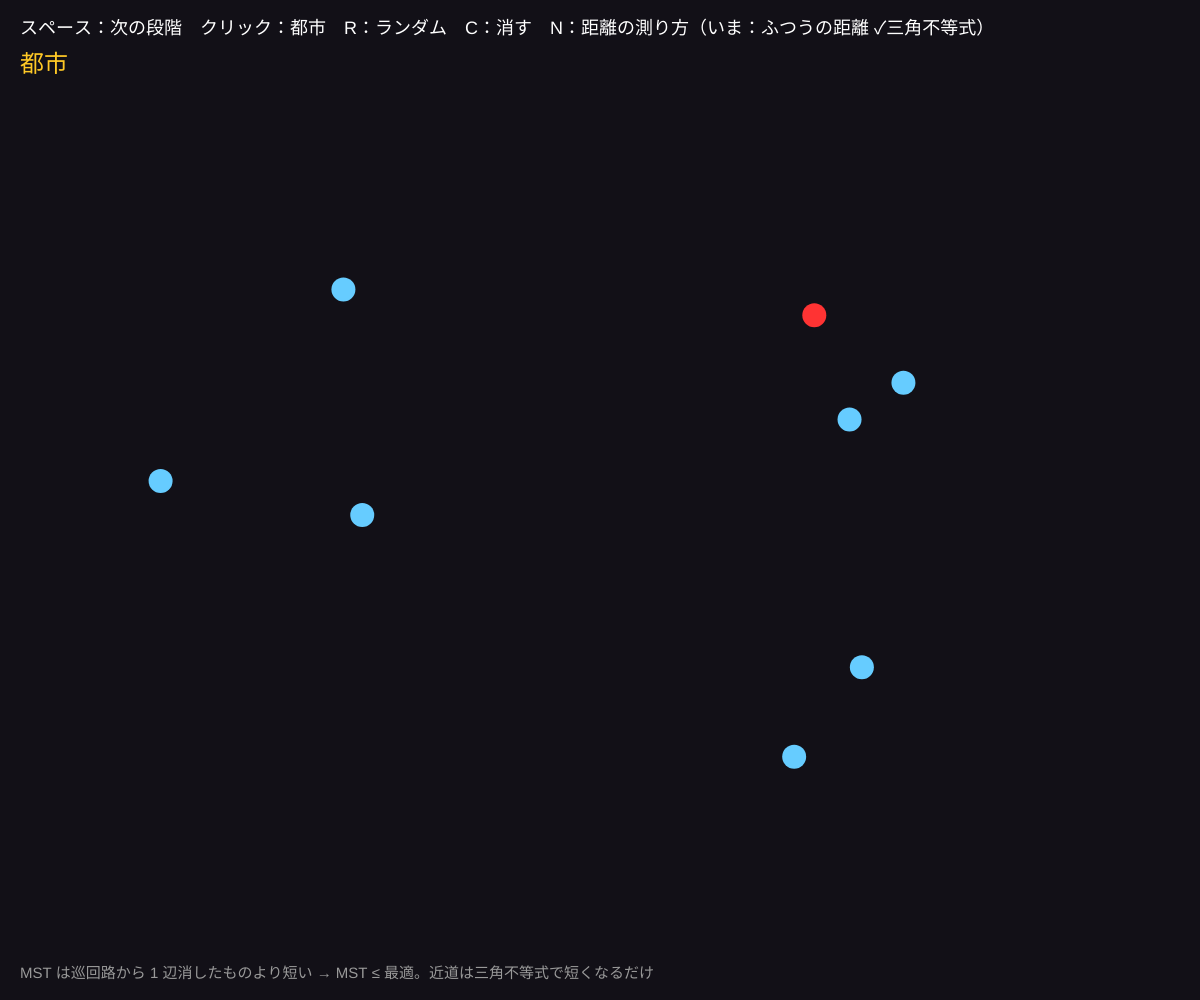
Frame 1 (no input)
Frame 60 (no input): identical to frame 1, image omitted
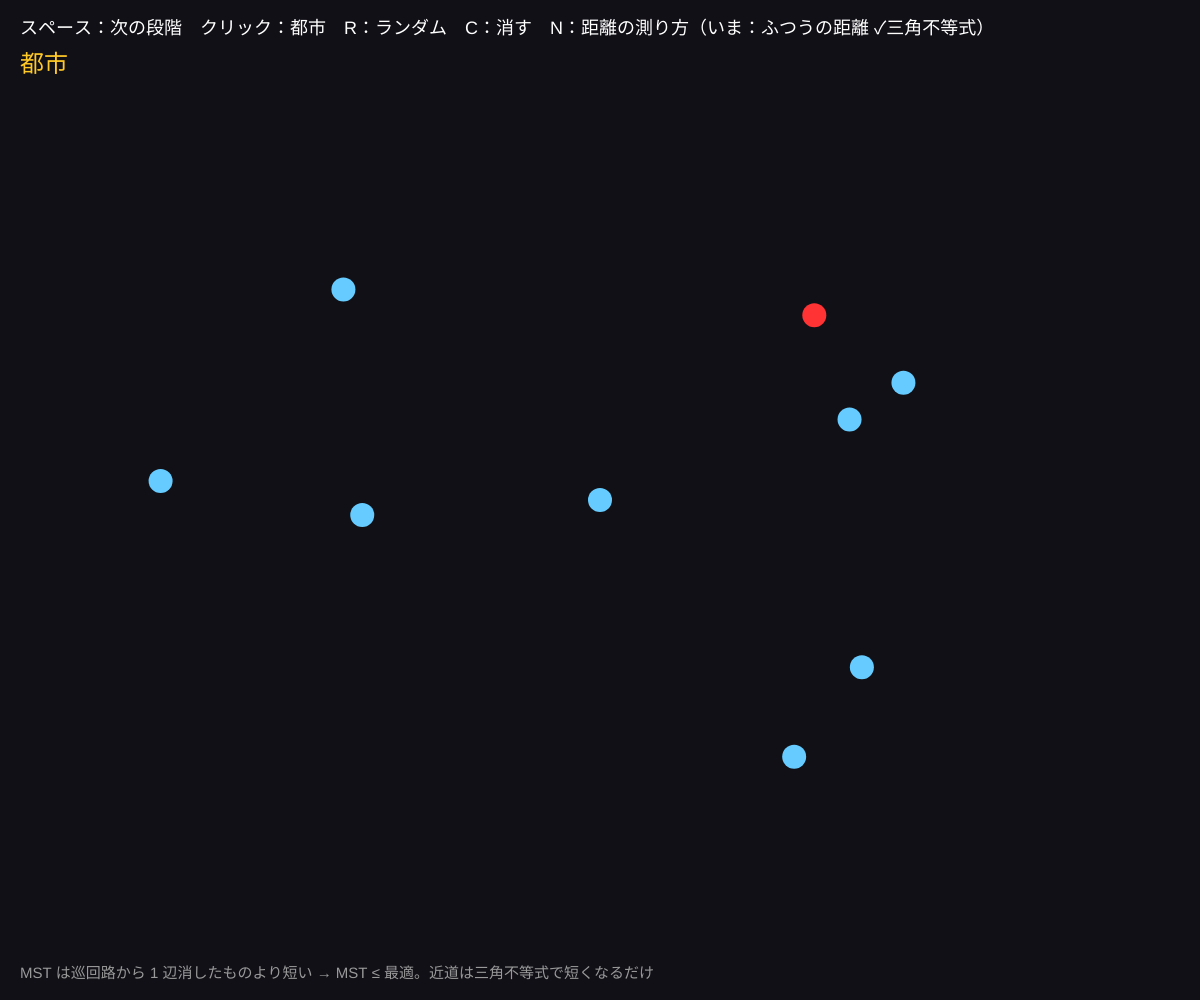
Frame 120 (the mouse pressed at the canvas centre since frame 60)

The p5.js sketch that drew these frames (run headless with seeded random() and noise() and a simulated clock; from frame 60 on, the mouse is pressed at the canvas centre):

// p5.js sketch
// ── sketch.js
// ============================================
// 10 三角不等式つき TSP の 2 倍近似（最小全域木をなぞって近道）
// ① 最小全域木（MST）をつくる → ② 木を深さ優先でなぞる（各辺を 2 回通る）→ ③ 一度行った都市は飛ばして近道
// 三角不等式（寄り道しないほうが短い）が成り立てば：近道の巡回路 ≤ 木を 2 周 = 2 × MST ≤ 2 × 最適
// N：距離を「距離の 2 乗」に変える（三角不等式がこわれる）→ 保証が消える。一般の TSP は近似すら NP 困難
// スペース：次の段階へ / クリック：都市を追加 / R：ランダム / C：消す / N：距離の測り方を切り替え
// ============================================

let cities = [];
let stage = 0;          // 0 都市 1 MST 2 なぞる 3 近道 4 比較
let mst = [], walk = [], tour = [], best = null, bestLen = 0;
let anim = 0;
let squared = false;
let EXACT_LIMIT = 9;    // ★ この数までは総当たりで本当の最適解を求める

function setup() {
  createCanvas(windowWidth, windowHeight);
  colorMode(HSB, 360, 100, 100, 100);
  randomCities(8);
}
function randomCities(n) { cities = []; for (let i = 0; i < n; i++) cities.push({ x: random(100, width - 100), y: random(160, height - 90) }); recompute(); }

function d(a, b) {
  let e = dist(cities[a].x, cities[a].y, cities[b].x, cities[b].y) / 100;
  return squared ? e * e : e;
}
function len(t) { let L = 0; for (let i = 0; i < t.length; i++) L += d(t[i], t[(i + 1) % t.length]); return L; }

function recompute() {
  stage = 0; anim = 0; mst = []; walk = []; tour = []; best = null;
  let n = cities.length;
  if (n < 3) return;
  // プリム法
  let inT = [true], key = [], par = [];
  for (let i = 1; i < n; i++) { key[i] = d(0, i); par[i] = 0; inT[i] = false; }
  for (let k = 1; k < n; k++) {
    let u = -1;
    for (let i = 1; i < n; i++) if (!inT[i] && (u < 0 || key[i] < key[u])) u = i;
    inT[u] = true; mst.push([par[u], u]);
    for (let i = 1; i < n; i++) if (!inT[i] && d(u, i) < key[i]) { key[i] = d(u, i); par[i] = u; }
  }
  // 深さ優先でなぞる（行き帰りの全部）と、先行順の巡回路
  let kids = cities.map(() => []);
  for (let [p, c] of mst) kids[p].push(c);
  (function dfs(v) { walk.push(v); tour.push(v); for (let c of kids[v]) { dfs(c); walk.push(v); } })(0);
  // 比べる相手
  if (n <= EXACT_LIMIT) {
    let rest = []; for (let i = 1; i < n; i++) rest.push(i);
    let bl = Infinity, bt = null;
    (function perm(k) {
      if (k === rest.length) { let t = [0, ...rest], L = len(t); if (L < bl) { bl = L; bt = t; } return; }
      for (let i = k; i < rest.length; i++) { [rest[k], rest[i]] = [rest[i], rest[k]]; perm(k + 1); [rest[k], rest[i]] = [rest[i], rest[k]]; }
    })(0);
    best = bt; bestLen = bl;
  } else { // 都市が多いときは 2-opt で「かなり良い」巡回路
    let t = tour.slice(), improved = true;
    while (improved) {
      improved = false;
      for (let i = 0; i < n - 1; i++) for (let j = i + 2; j < n; j++) {
        let a = t[i], b = t[i + 1], c = t[j], e = t[(j + 1) % n];
        if (d(a, c) + d(b, e) < d(a, b) + d(c, e) - 1e-9) { t.splice(i + 1, j - i, ...t.slice(i + 1, j + 1).reverse()); improved = true; }
      }
    }
    best = t; bestLen = len(t);
  }
}

function draw() {
  background(260, 30, 9);
  anim += 0.04;
  let n = cities.length;
  // 最適（比較）
  if (stage >= 4 && best) { stroke(280, 60, 100, 70); strokeWeight(10); noFill(); beginShape(); for (let i of best) vertex(cities[i].x, cities[i].y); endShape(CLOSE); }
  // MST
  if (stage >= 1) {
    let m = stage === 1 ? min(mst.length, floor(anim * 3)) : mst.length;
    for (let k = 0; k < m; k++) { let [a, b] = mst[k]; stroke(150, 70, 90); strokeWeight(stage === 1 ? 5 : 3); line(cities[a].x, cities[a].y, cities[b].x, cities[b].y); }
  }
  // なぞる
  if (stage === 2) {
    let m = min(walk.length - 1, floor(anim * 4));
    for (let k = 0; k < m; k++) {
      let a = cities[walk[k]], b = cities[walk[k + 1]];
      let off = 6, ang = atan2(b.y - a.y, b.x - a.x) + HALF_PI;
      stroke(45, 90, 100); strokeWeight(3);
      line(a.x + cos(ang) * off, a.y + sin(ang) * off, b.x + cos(ang) * off, b.y + sin(ang) * off);
    }
  }
  // 近道
  if (stage >= 3) {
    let m = stage === 3 ? min(tour.length, floor(anim * 3) + 1) : tour.length;
    stroke(45, 90, 100); strokeWeight(4); noFill();
    for (let k = 0; k < m; k++) {
      let a = cities[tour[k]], b = cities[tour[(k + 1) % tour.length]];
      if (k < m - 1 || m === tour.length) line(a.x, a.y, b.x, b.y);
    }
  }
  for (let i = 0; i < n; i++) {
    noStroke(); fill(i === 0 ? color(0, 80, 100) : color(200, 60, 100)); circle(cities[i].x, cities[i].y, 24);
    if (stage >= 3) { fill(0, 0, 10); textAlign(CENTER, CENTER); textSize(12); text(tour.indexOf(i) + 1, cities[i].x, cities[i].y); }
  }

  noStroke(); textAlign(LEFT, BASELINE); fill(0, 0, 100); textSize(18);
  text('スペース：次の段階　クリック：都市　R：ランダム　C：消す　N：距離の測り方（いま：' + (squared ? '距離の 2 乗 ✗三角不等式' : 'ふつうの距離 ✓三角不等式') + '）', 20, 34);
  let names = ['都市', '① 最小全域木（プリム法）', '② 木を一筆書きでなぞる（各辺 2 回）', '③ 行った都市を飛ばして近道', '④ 最適と比べる'];
  fill(45, 85, 100); textSize(24); text(names[stage], 20, 72);
  textSize(18); fill(0, 0, 85);
  if (n >= 3) {
    let mstL = mst.reduce((s, [a, b]) => s + d(a, b), 0);
    let lines = ['MST = ' + nf(mstL, 1, 2), 'なぞり = 2×MST = ' + nf(2 * mstL, 1, 2), '近道の巡回路 H = ' + nf(len(tour), 1, 2)];
    for (let k = 0; k < min(stage, 3); k++) text(lines[k], 20, 106 + k * 26);
    if (stage >= 4) {
      fill(280, 60, 100);
      text((n <= EXACT_LIMIT ? '最適 H* = ' : '2-opt で改善した巡回路 ≈ ') + nf(bestLen, 1, 2) + '　　H / H* = ' + nf(len(tour) / bestLen, 1, 2), 20, 184);
      fill(squared ? color(0, 80, 100) : color(120, 70, 100));
      text(squared ? '三角不等式がないので 2 倍の保証はない（都市を動かすと 2 を超えることも）' : 'H ≤ 2×MST ≤ 2×H*：必ず 2 以下', 20, 212);
    }
  }
  fill(0, 0, 60); textSize(15);
  text('MST は巡回路から 1 辺消したものより短い → MST ≤ 最適。近道は三角不等式で短くなるだけ', 20, height - 22);
}

function mousePressed() { if (mouseY > 230 && cities.length < 14) { cities.push({ x: mouseX, y: mouseY }); recompute(); } }
function keyPressed() {
  if (key === ' ') { stage = (stage + 1) % 5; anim = 0; }
  if (key === 'r' || key === 'R') randomCities(8);
  if (key === 'c' || key === 'C') { cities = []; recompute(); }
  if (key === 'n' || key === 'N') { squared = !squared; let s = stage; recompute(); stage = s; }
}
function windowResized() { resizeCanvas(windowWidth, windowHeight); }

// ---------- やってみよう ----------
// 1. R を何度も押して H/H* を記録。2 に近づくことはある？
// 2. N で距離の 2 乗にして、都市を一直線上に並べてみよう。比はどうなる？
// 3. 本物の改良版（クリストフィデス法）は 1.5 倍を保証する。どこを変えると思う？
